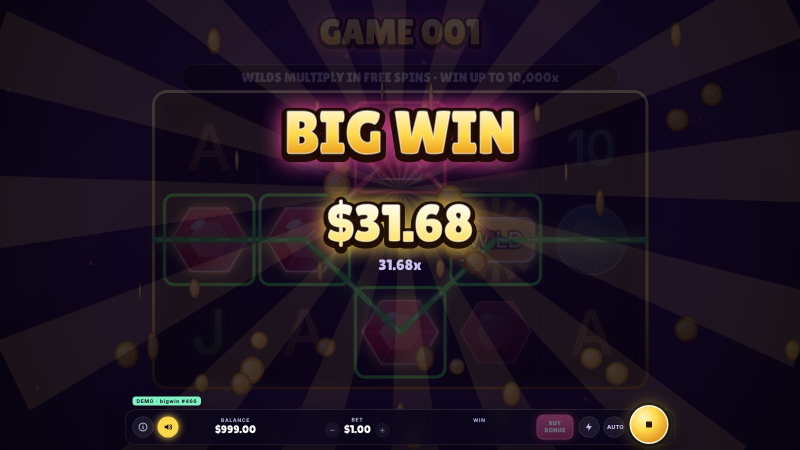
#> input picture slots/games/game-001/shots/big-win.jpg, 1600 x 900 px, given as the content of the folder games/game-001/art/inbox, which was not available (shown at 1/2 size)
$ python inbox.py
#> lines starting #> are read from the running program, lines starting #| are printed output that depends on the picture; pictures that were not available may be replaced by others from this repository, and a replacement may not be noted
#!/usr/bin/env python3
"""Sort an unnamed art drop. Dylan uploads ChatGPT's downloads (any file
names) to games/<id>/art/inbox/; Claude looks at the contact sheet, then
places each image under its spec name.

  python3 tools/art/inbox.py games/game-001                  # numbered contact sheet
  python3 tools/art/inbox.py games/game-001 --place 1=symbols/H1.png 2=bg-base.png
"""
import sys
from pathlib import Path

from PIL import Image, ImageDraw

EXT = {".png", ".jpg", ".jpeg", ".webp"}


def listing(inbox):
    return sorted(p for p in inbox.iterdir() if p.suffix.lower() in EXT and not p.name.startswith("_"))


def sheet(files, out):
    tile = 256
    cols = min(6, max(1, len(files)))
    rows = (len(files) + cols - 1) // cols
    img = Image.new("RGB", (cols * tile, rows * (tile + 22)), (24, 20, 36))
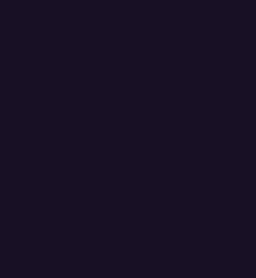
#> img: PIL image 256x278 RGB; mean R, G, B 24, 20, 36
    d = ImageDraw.Draw(img)
    for i, f in enumerate(files):
        with Image.open(f) as im:
#> im is the input picture: PIL image 1600x900 RGB; mean R, G, B 34.6, 23.4, 34.2
            im = im.convert("RGBA")
#> im: PIL image 1600x900 RGBA
            im.thumbnail((tile - 8, tile - 8))
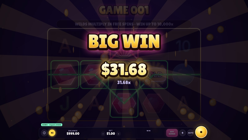
#> im: PIL image 248x140 RGBA; mean R, G, B, A 34.5, 23.4, 34.3, 255
            # checkerboard behind so transparency is visible
            bg = Image.new("RGBA", (tile - 8, tile - 8), (60, 60, 70, 255))
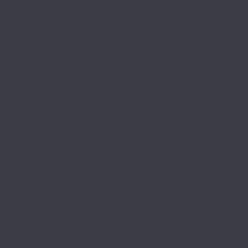
#> bg: PIL image 248x248 RGBA; mean R, G, B, A 60, 60, 70, 255
            cd = ImageDraw.Draw(bg)
            for y in range(0, tile, 16):
                for x in range(0, tile, 16):
                    if (x // 16 + y // 16) % 2:
                        cd.rectangle((x, y, x + 15, y + 15), fill=(90, 90, 100, 255))
            bg.alpha_composite(im, ((tile - 8 - im.width) // 2, (tile - 8 - im.height) // 2))
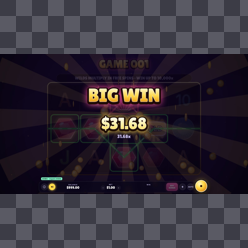
#> bg: PIL image 248x248 RGBA; mean R, G, B, A 52.1, 45.9, 56.3, 255
            x, y = (i % cols) * tile, (i // cols) * (tile + 22)
            img.paste(bg.convert("RGB"), (x + 4, y + 4))
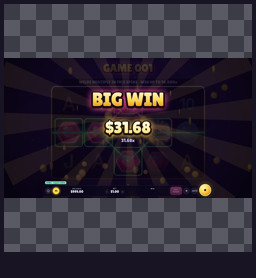
#> img: PIL image 256x278 RGB; mean R, G, B 48.3, 42.4, 53.6
            d.text((x + 6, y + tile + 4), f"{i + 1}: {f.name[:34]}", fill=(255, 220, 120))
    img.save(out, quality=88)
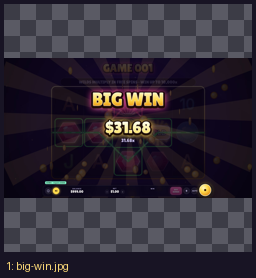
#> saved as _sheet.jpg: PIL image 256x278 RGB; mean R, G, B 48.8, 42.7, 53.7


def place(art, files, pairs):
    for pair in pairs:
        n, target = pair.split("=", 1)
        src = files[int(n) - 1]
        dst = art / target
        dst.parent.mkdir(parents=True, exist_ok=True)
        with Image.open(src) as im:
            im = im.convert("RGBA") if (im.mode in ("RGBA", "LA", "P") or "transparency" in im.info) else im.convert("RGB")
            im.save(dst.with_suffix(".png"))
        src.unlink()
        print(f"{n}: {src.name} → {dst.relative_to(art)}")


def main():
    game = Path(sys.argv[1]) if len(sys.argv) > 1 else Path("games/game-001")
    art = game / "art"
    inbox = art / "inbox"
    inbox.mkdir(parents=True, exist_ok=True)
    files = listing(inbox)
    if "--place" in sys.argv:
        place(art, files, sys.argv[sys.argv.index("--place") + 1 :])
        return
    if not files:
        print(f"inbox empty: {inbox}")
        return
    out = inbox / "_sheet.jpg"
    sheet(files, out)
    for i, f in enumerate(files):
        with Image.open(f) as im:
            print(f"{i + 1:3}: {f.name}  {im.size[0]}×{im.size[1]} {im.mode}")
#|   1: big-win.jpg  1600×900 RGB
    print(f"contact sheet → {out}")


if __name__ == "__main__":
    main()
